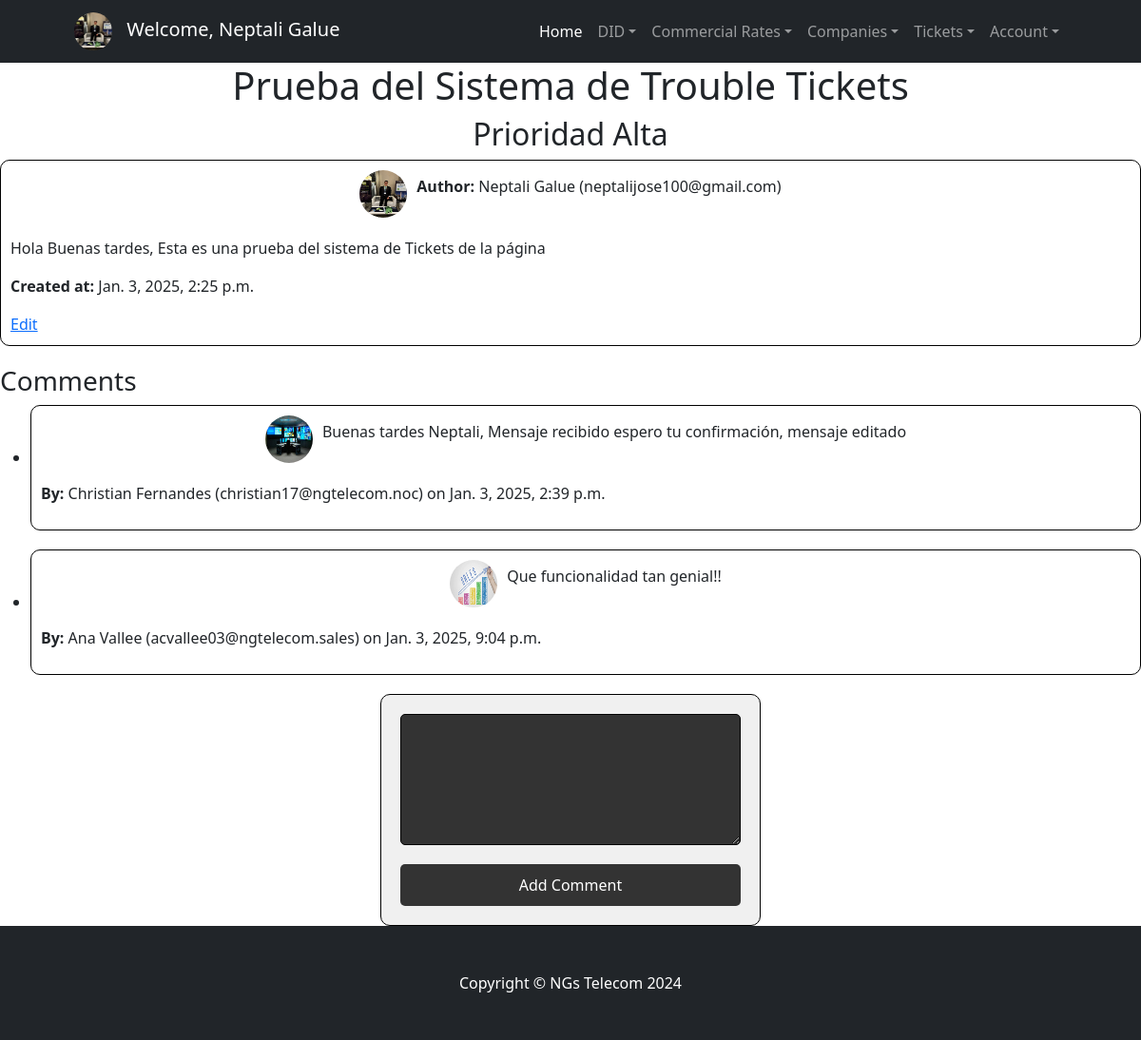
Screenshot of /DIDs/Tickets/1/ (signed in) with the database file from the repository.
### accounts/models.py (models this page shows, shortened)
class CustomUser(AbstractUser):
    email = models.EmailField(unique=True)
    is_technical = models.BooleanField(default=False)
    is_commercial = models.BooleanField(default=False)
    avatar = models.ImageField(upload_to='avatars/', null=True, blank=True)  # Nuevo campo para el avatar
    USERNAME_FIELD = 'username'
    REQUIRED_FIELDS = ['email', 'first_name', 'last_name']

### DIDs/models.py (models this page shows, shortened)
class TroubleTicket(models.Model):
    title = models.CharField(max_length=100)
    subtitle = models.CharField(max_length=255)
    content = models.TextField()
    created_at = models.DateTimeField(auto_now_add=True)
    author = models.ForeignKey(User, on_delete=models.CASCADE)

class Comment(models.Model):
    ticket = models.ForeignKey(TroubleTicket, related_name='comments', on_delete=models.CASCADE)
    author = models.ForeignKey(User, on_delete=models.CASCADE)
    content = models.TextField()
    created_at = models.DateTimeField(auto_now_add=True)

### DIDs/views.py (the view, shortened to what this page needs)
# urls.py: path('Tickets/<int:pk>/', TicketDetailView.as_view(), name='ticket_detail'),
@method_decorator(login_required, name='dispatch')
@method_decorator(technical_or_commercial_or_superuser_required, name='dispatch')
class TicketDetailView(View):
    def get(self, request, *args, **kwargs):
        ticket = get_object_or_404(TroubleTicket, pk=kwargs['pk'])
        comments = Comment.objects.filter(ticket=ticket)
        return render(request, 'dids/TicketDetail.html', {'ticket': ticket, 'comments': comments})

### DIDs/templates/dids/TicketDetail.html (shortened to what this page needs)
{% load static %}
<!DOCTYPE html>
<html lang="en">
<head>
    <link href="https://cdn.jsdelivr.net/npm/bootstrap-icons@1.4.1/font/bootstrap-icons.css" rel="stylesheet" />
    <link href="css/styles.css" rel="stylesheet" />
    <link href="{% static 'dids/css/styles.css' %}" rel="stylesheet" />
</head>
<body>
    <nav class="navbar navbar-expand-lg navbar-dark bg-dark">
        <div class="container px-lg-5">
            {% if user.is_authenticated %}
                <div class="navbar-brand">
                    {% if user.avatar %}
                        <img src="{{ user.avatar.url }}" alt="Avatar" class="avatar" style="border-radius: 50%; width: 40px; height: 40px; margin-right: 10px;">
                    {% else %}
                        <img src="{% static 'default-avatar.png' %}" alt="Avatar" class="avatar" style="border-radius: 50%; width: 40px; height: 40px; margin-right: 10px;">
                    {% endif %}
                    Welcome, {{ user.first_name }} {{ user.last_name }}
                </div>
            {% else %}
                <a class="navbar-brand" href="#!">NGs Telecom</a>
            {% endif %}
            <div class="collapse navbar-collapse" id="navbarSupportedContent">
                <ul class="navbar-nav ms-auto mb-2 mb-lg-0">
                    <li class="nav-item">
                        <a class="nav-link active" aria-current="page" href="{% url 'Inicio' %}">Home</a>
                    </li>
                    {% if user.is_authenticated %}
                        {% if user.is_technical %}
                            <li class="nav-item dropdown">
                                <a class="nav-link dropdown-toggle" href="#" id="navbarDropdownDID" role="button" data-bs-toggle="dropdown"
                                    aria-expanded="false">DID</a>
                            </li>
                            <li class="nav-item dropdown">
                                <a class="nav-link dropdown-toggle" href="#" id="navbarDropdownRates" role="button" data-bs-toggle="dropdown"
                                    aria-expanded="false">Commercial Rates</a>
                            </li>
                            <li class="nav-item dropdown">
                                <a class="nav-link dropdown-toggle" href="#" id="navbarDropdownCompanies" role="button" data-bs-toggle="dropdown"
                                    aria-expanded="false">Companies</a>
                            </li>
                        {% endif %}
                        <li class="nav-item dropdown">
                            <a class="nav-link dropdown-toggle" href="#" id="navbarDropdownTickets" role="button" data-bs-toggle="dropdown"
                                aria-expanded="false">Tickets</a>
                        </li>
                        <li class="nav-item dropdown">
                            <a class="nav-link dropdown-toggle" href="#" id="navbarDropdownAccount" role="button" data-bs-toggle="dropdown"
                                aria-expanded="false">Account</a>
                        </li>
                    {% else %}
                        <li class="nav-item">
                            <a class="nav-link" href="{% url 'Login' %}">Sign In</a>
                        </li>
                    {% endif %}
                </ul>
        </div>
    </div>
</nav>
{% block contenidoQueCambia %}
<h1>{{ ticket.title }}</h1>
<h2>{{ ticket.subtitle }}</h2>
<div class="box">
    <div class="author-info">
        <img src="{{ ticket.author.avatar.url }}" alt="{{ ticket.author.first_name }}'s avatar">
        <p><strong>Author:</strong> {{ ticket.author.first_name }} {{ ticket.author.last_name }} ({{ ticket.author.email }})</p>
    </div>
    <p>{{ ticket.content }}</p>
    <p><strong>Created at:</strong> {{ ticket.created_at }}</p>
    {% if request.user == ticket.author %}
        <a href="{% url 'edit_ticket' pk=ticket.pk %}">Edit</a>
    {% endif %}
</div>
<h3>Comments</h3>
<ul>
    {% for comment in comments %}
        <li class="box">
            <div class="comment">
                <img src="{{ comment.author.avatar.url }}" alt="{{ comment.author.first_name }}'s avatar">
                <p>{{ comment.content }}</p>
            </div>
            <p><strong>By:</strong> {{ comment.author.first_name }} {{ comment.author.last_name }} ({{ comment.author.email }}) on {{ comment.created_at }}</p>
        </li>
    {% endfor %}
</ul>
<form method="post">
    <textarea name="content" id="content" rows="5" required></textarea>
    <input type="submit" value="Add Comment">
</form>
{% endblock %}
<footer class="py-5 bg-dark">
    <div class="container">
        <p class="m-0 text-center text-white">Copyright &copy; NGs Telecom 2024</p>
    </div>
</footer>
</body>
</html>

### DIDs/templates/dids/TicketDetail.html (style rules this page uses)
body { background-color: white; color: black; font-family: Arial, sans-serif; }
h1, h2 { text-align: center; }
img { width: 50px; height: 50px; border-radius: 50%; margin-right: 10px; }
.author-info, .comment { display: flex; align-items: center; justify-content: center; margin-bottom: 20px; }
.author-info p, .comment p { text-align: center; }
.box { border: 1px solid black; border-radius: 10px; padding: 10px; margin-bottom: 20px; }
form { max-width: 400px; margin: 0 auto; padding: 20px; border: 1px solid black; border-radius: 10px; background-color: #f0f0f0; }
label, input, textarea { display: block; width: 100%; margin-bottom: 10px; }
textarea, input[type="text"], input[type="email"] { padding: 8px; border-radius: 5px; border: 1px solid black; background-color: #333; color: white; }
input[type="submit"] { padding: 10px 20px; border: none; border-radius: 5px; background-color: #333; color: white; cursor: pointer; margin-top: 20px; }

### rows the page displays
CustomUser: avatar (picture), first_name "Neptali", last_name "Galue"
TroubleTicket: title "Prueba del Sistema de Trouble Tickets", subtitle "Prioridad Alta", author.avatar (picture), author.first_name "Neptali", author.last_name "Galue", author.email "neptalijose100@gmail.com", content "Hola Buenas tardes, Esta es una prueba del sistema de Tickets de la página", created_at "Jan. 3, 2025, 2:25 p.m."
Comment: author.avatar (picture), content "Buenas tardes Neptali, Mensaje recibido espero tu confirmación, mensaje editado", author.first_name "Christian", author.last_name "Fernandes", author.email "christian17@ngtelecom.noc", created_at "Jan. 3, 2025, 2:39 p.m."
Comment: author.avatar (picture), content "Que funcionalidad tan genial!!", author.first_name "Ana", author.last_name "Vallee", author.email "acvallee03@ngtelecom.sales", created_at "Jan. 3, 2025, 9:04 p.m."
